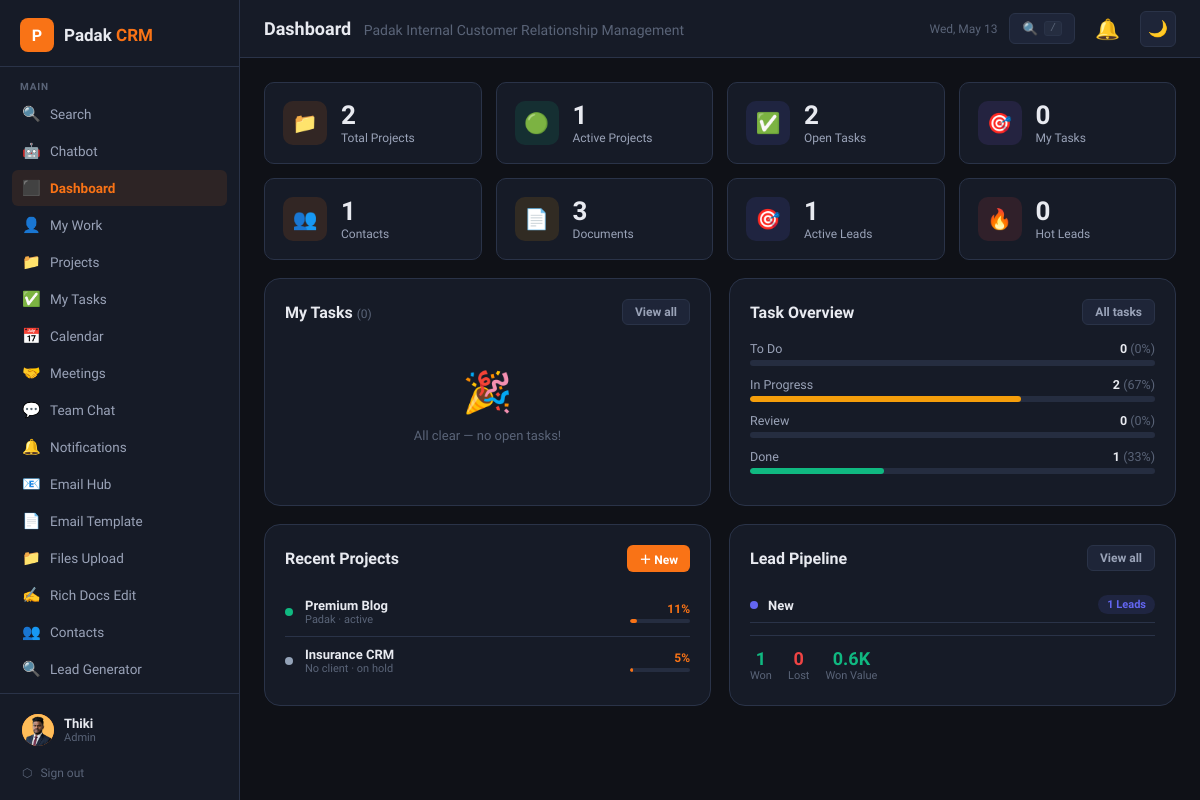
The app's page /dashboard.php (signed in) with its own data.
### tables this page shows
CREATE TABLE `projects` (
  `id` int(11) NOT NULL,
  `title` varchar(200) NOT NULL,
  `description` text DEFAULT NULL,
  `contact_id` int(11) DEFAULT NULL,
  `status` enum('planning','active','on_hold','completed','cancelled') DEFAULT 'planning',
  `priority` enum('low','medium','high','urgent') DEFAULT 'medium',
  `start_date` date DEFAULT NULL,
  `due_date` date DEFAULT NULL,
  `budget` decimal(12,2) DEFAULT NULL,
  `currency` varchar(10) DEFAULT 'LKR',
  `progress` int(11) DEFAULT 0,
  `created_by` int(11) NOT NULL,
  `created_at` datetime DEFAULT current_timestamp(),
  `updated_at` datetime DEFAULT current_timestamp() ON UPDATE current_timestamp()
);

CREATE TABLE `contacts` (
  `id` int(11) NOT NULL,
  `name` varchar(150) NOT NULL,
  `company` varchar(150) DEFAULT NULL,
  `email` varchar(150) DEFAULT NULL,
  `phone` varchar(50) DEFAULT NULL,
  `address` text DEFAULT NULL,
  `type` enum('client','lead','partner','vendor') DEFAULT 'lead',
  `status` enum('active','inactive','prospect') DEFAULT 'prospect',
  `notes` text DEFAULT NULL,
  `assigned_to` int(11) DEFAULT NULL,
  `created_by` int(11) NOT NULL,
  `created_at` datetime DEFAULT current_timestamp(),
  `updated_at` datetime DEFAULT current_timestamp() ON UPDATE current_timestamp()
);

### config.php (called while the page is built, shortened)
<?php
function currentUser(): array {
    return [
        'id'   => $_SESSION['crm_user_id'] ?? 0,
        'name' => $_SESSION['crm_name'] ?? '',
        'role' => $_SESSION['crm_role'] ?? '',
        'email'=> $_SESSION['crm_email'] ?? '',
        'avatar'=> $_SESSION['crm_avatar'] ?? null,
    ];
}
function isManager(): bool { return in_array($_SESSION['crm_role'] ?? '', ['admin','manager']); }
function h(string $s): string { return htmlspecialchars($s, ENT_QUOTES, 'UTF-8'); }
function statusColor(string $status): string {
    return match($status) {
        'active','done','completed' => '#10b981',
        'planning','todo' => '#6366f1',
        'in_progress' => '#f59e0b',
        'review' => '#8b5cf6',
        'on_hold' => '#94a3b8',
        'cancelled','inactive' => '#ef4444',
        'prospect','lead' => '#f97316',
        'client' => '#10b981',
        'partner' => '#6366f1',
        'urgent','high' => '#ef4444',
        'medium' => '#f59e0b',
        'low' => '#10b981',
        default => '#94a3b8'
    };
}

### dashboard.php (the view, shortened to what this page needs)
<?php
require_once 'config.php';
require_once 'includes/layout.php';
$user = currentUser();
$db   = getCRMDB();
$uid  = (int)$user['id'];
$s = [];
$s['projects']  = $db->query("SELECT COUNT(*) FROM projects WHERE status NOT IN ('cancelled')")->fetch_row()[0];
$s['active_p']  = $db->query("SELECT COUNT(*) FROM projects WHERE status='active'")->fetch_row()[0];
$s['open_tasks']= $db->query("SELECT COUNT(*) FROM tasks WHERE status!='done'")->fetch_row()[0];
$s['my_tasks']  = $db->query("SELECT COUNT(*) FROM tasks WHERE assigned_to=$uid AND status!='done'")->fetch_row()[0];
$s['contacts']  = $db->query("SELECT COUNT(*) FROM contacts")->fetch_row()[0];
$s['docs']      = $db->query("SELECT COUNT(*) FROM documents")->fetch_row()[0] + $db->query("SELECT COUNT(*) FROM rich_docs")->fetch_row()[0];
if (isManager()) {
    $s['leads']      = $db->query("SELECT COUNT(*) FROM leads WHERE stage NOT IN ('won','lost')")->fetch_row()[0];
    $s['hot_leads']  = $db->query("SELECT COUNT(*) FROM leads WHERE stage IN ('proposal','negotiation')")->fetch_row()[0];
}
$my_tasks = $db->query("
    SELECT t.*, p.title AS proj_title FROM tasks t
    LEFT JOIN projects p ON p.id=t.project_id
    WHERE t.assigned_to=$uid AND t.status!='done'
    ORDER BY FIELD(t.priority,'urgent','high','medium','low'), t.due_date ASC
    LIMIT 8
")->fetch_all(MYSQLI_ASSOC);
$task_rows = $db->query("SELECT status, COUNT(*) AS cnt FROM tasks GROUP BY status")->fetch_all(MYSQLI_ASSOC);
$tcounts = ['todo'=>0,'in_progress'=>0,'review'=>0,'done'=>0];
foreach ($task_rows as $r) $tcounts[$r['status']] = (int)$r['cnt'];
$total_t = array_sum($tcounts);
$projects = $db->query("
    SELECT p.*, c.name AS client_name,
        (SELECT COUNT(*) FROM tasks WHERE project_id=p.id AND status='done') AS done_tasks,
        (SELECT COUNT(*) FROM tasks WHERE project_id=p.id) AS total_tasks,
        p.progress
    FROM projects p
    LEFT JOIN contacts c ON c.id=p.contact_id
    ORDER BY p.updated_at DESC LIMIT 5
")->fetch_all(MYSQLI_ASSOC);
$pipeline = [];
if (isManager()) {
    $pipeline = $db->query("
        SELECT stage, COUNT(*) AS cnt, COALESCE(SUM(budget_est),0) AS val
        FROM leads WHERE stage NOT IN ('won','lost')
        GROUP BY stage ORDER BY FIELD(stage,'new','contacted','qualified','proposal','negotiation')
    ")->fetch_all(MYSQLI_ASSOC);
}
?>
<?php
$kpis = [
    ['📁','Total Projects', $s['projects'],     'rgba(249,115,22,.12)',  'projects.php'],
    ['🟢','Active Projects',$s['active_p'],     'rgba(16,185,129,.12)',  'projects.php?status=active'],
    ['✅','Open Tasks',      $s['open_tasks'],   'rgba(99,102,241,.12)',  'tasks.php'],
    ['🎯','My Tasks',        $s['my_tasks'],     'rgba(139,92,246,.12)',  'tasks.php?assigned=me'],
    ['👥','Contacts',        $s['contacts'],     'rgba(249,115,22,.12)',  'contacts.php'],
    ['📄','Documents',       $s['docs'],         'rgba(245,158,11,.12)',  'documents.php'],
];
if (isManager()) {
    $kpis[] = ['🎯','Active Leads',  $s['leads'],         'rgba(99,102,241,.12)',  'leads.php'];
    $kpis[] = ['🔥','Hot Leads',     $s['hot_leads'],     'rgba(239,68,68,.12)',   'leads.php?stage=proposal'];
}
?>
<div class="stats-grid" style="margin-bottom:18px">
  <?php foreach ($kpis as [$icon,$lbl,$val,$bg,$href]): ?>
  <a href="<?= $href ?>" style="text-decoration:none">
    <div class="stat-card" style="cursor:pointer;transition:border-color .15s" onmouseover="this.style.borderColor='var(--border2)'" onmouseout="this.style.borderColor='var(--border)'">
      <div class="stat-icon" style="background:<?= $bg ?>"><?= $icon ?></div>
      <div>
        <div class="stat-val"><?= $val ?></div>
        <div class="stat-lbl"><?= $lbl ?></div>
      </div>
    </div>
  </a>
  <?php endforeach; ?>
</div>
<div class="db-grid">
  <div class="card">
    <div class="card-header">
      <div class="card-title">My Tasks <span style="font-size:12px;color:var(--text3);font-weight:400">(<?= count($my_tasks) ?>)</span></div>
      <a href="tasks.php?assigned=me" class="btn btn-ghost btn-sm">View all</a>
    </div>
    <?php if (empty($my_tasks)): ?>
      <div class="empty-state" style="padding:28px 20px"><div class="icon">🎉</div><p>All clear — no open tasks!</p></div>
    <?php endif; ?>
  </div>
  <div class="card">
    <div class="card-header">
      <div class="card-title">Task Overview</div>
      <a href="tasks.php" class="btn btn-ghost btn-sm">All tasks</a>
    </div>
    <?php
    $tc_labels = ['todo'=>'To Do','in_progress'=>'In Progress','review'=>'Review','done'=>'Done'];
    $tc_colors = ['todo'=>'#6366f1','in_progress'=>'#f59e0b','review'=>'#8b5cf6','done'=>'#10b981'];
    foreach ($tcounts as $k=>$v):
      $pct = $total_t > 0 ? round($v/$total_t*100) : 0;
    ?>
    <div style="margin-bottom:11px">
      <div style="display:flex;justify-content:space-between;margin-bottom:4px">
        <span style="font-size:12.5px;color:var(--text2)"><?= $tc_labels[$k] ?></span>
        <span style="font-size:12.5px;font-weight:600;color:var(--text)"><?= $v ?> <span style="color:var(--text3);font-weight:400">(<?= $pct ?>%)</span></span>
      </div>
      <div class="progress-bar">
        <div class="progress-fill" style="width:<?= $pct ?>%;background:<?= $tc_colors[$k] ?>"></div>
      </div>
    </div>
    <?php endforeach; ?>
  </div>
</div>
<div class="db-grid">
  <div class="card">
    <div class="card-header">
      <div class="card-title">Recent Projects</div>
      <a href="projects.php" class="btn btn-primary btn-sm">＋ New</a>
    </div>
    <?php if (empty($projects)): ?>
      <div class="empty-state" style="padding:28px 20px"><div class="icon">📁</div><p>No projects yet.</p></div>
    <?php else: ?>
      <?php foreach ($projects as $p):
        $prog = (int)$p['progress'];
        $sc   = statusColor($p['status']);
        $pcol = $prog >= 75 ? '#10b981' : ($prog >= 40 ? '#f59e0b' : '#f97316');
      ?>
      <div class="proj-row" onclick="location.href='projects.php?view=<?= $p['id'] ?>'" style="cursor:pointer">
        <div style="width:8px;height:8px;border-radius:50%;background:<?= $sc ?>;flex-shrink:0"></div>
        <div style="flex:1;min-width:0">
          <div style="font-size:13px;font-weight:600;color:var(--text);white-space:nowrap;overflow:hidden;text-overflow:ellipsis"><?= h($p['title']) ?></div>
          <div style="font-size:11px;color:var(--text3)"><?= h($p['client_name']??'No client') ?> · <?= h(str_replace('_',' ',$p['status'])) ?></div>
        </div>
        <div style="text-align:right;flex-shrink:0">
          <div style="font-size:12px;font-weight:700;color:<?= $pcol ?>"><?= $prog ?>%</div>
          <div style="width:60px;height:4px;background:var(--bg4);border-radius:99px;overflow:hidden;margin-top:3px">
            <div style="height:100%;width:<?= $prog ?>%;background:<?= $pcol ?>;border-radius:99px"></div>
          </div>
        </div>
      </div>
      <?php endforeach; ?>
    <?php endif; ?>
  </div>
  <?php if (isManager() && !empty($pipeline)): ?>
  <div class="card">
    <div class="card-header">
      <div class="card-title">Lead Pipeline</div>
      <a href="leads.php" class="btn btn-ghost btn-sm">View all</a>
    </div>
    <?php
    $stage_labels = ['new'=>'New','contacted'=>'Contacted','qualified'=>'Qualified','proposal'=>'Proposal','negotiation'=>'Negotiation'];
    $stage_colors = ['new'=>'#6366f1','contacted'=>'#f59e0b','qualified'=>'#8b5cf6','proposal'=>'#f97316','negotiation'=>'#14b8a6'];
    foreach ($pipeline as $pl):
      $sc2 = $stage_colors[$pl['stage']] ?? '#94a3b8';
      $sl  = $stage_labels[$pl['stage']] ?? ucfirst($pl['stage']);
    ?>
    <div class="pipe-row">
      <div style="width:8px;height:8px;border-radius:50%;background:<?= $sc2 ?>;flex-shrink:0"></div>
      <div style="flex:1">
        <span style="font-size:13px;font-weight:600;color:var(--text)"><?= $sl ?></span>
      </div>
      <span class="badge" style="background:<?= $sc2 ?>20;color:<?= $sc2 ?>"><?= $pl['cnt'] ?> leads</span>
    </div>
    <?php endforeach; ?>
    <?php
    $won  = $db->query("SELECT COUNT(*),COALESCE(SUM(budget_est),0) FROM leads WHERE stage='won'")->fetch_row();
    $lost = $db->query("SELECT COUNT(*) FROM leads WHERE stage='lost'")->fetch_row()[0];
    ?>
    <div style="margin-top:12px;padding-top:12px;border-top:1px solid var(--border);display:flex;gap:16px">
      <div style="text-align:center">
        <div style="font-size:18px;font-weight:700;color:var(--green)"><?= $won[0] ?></div>
        <div style="font-size:11px;color:var(--text3)">Won</div>
      </div>
      <div style="text-align:center">
        <div style="font-size:18px;font-weight:700;color:var(--red)"><?= $lost ?></div>
        <div style="font-size:11px;color:var(--text3)">Lost</div>
      </div>
      <?php if ($won[1] > 0): ?>
      <div style="text-align:center">
        <div style="font-size:18px;font-weight:700;color:var(--green)"><?= number_format($won[1]/1000,1) ?>K</div>
        <div style="font-size:11px;color:var(--text3)">Won Value</div>
      </div>
      <?php endif; ?>
    </div>
  </div>
  <?php endif; ?>
</div>

### includes/layout.php (style rules this page uses)
*,*::before,*::after { box-sizing:border-box;margin:0;padding:0 }
:root,[data-theme="dark"] { --bg:#0f1117;--bg2:#161b27;--bg3:#1e2538;--bg4:#252d40; --border:#2a3348;--border2:#3a4560; --text:#e8eaf0;--text2:#9aa3b8;--text3:#5a6478; --orange:#f97316;--orange-dim:#7c3810;--orange-bg:rgba(249,115,22,0.1); --green:#10b981;--red:#ef4444;--blue:#6366f1;--yellow:#f59e0b;--purple:#8b5cf6; --radius:10px;--radius-sm:6px;--radius-lg:16px; --shadow:0 1px 4px rgba(0,0,0,.4);--shadow-lg:0 8px 30px rgba(0,0,0,.5); --sidebar-w:240px;--header-h:58px; --font:'Plus Jakarta Sans',sans-serif;--font-display:'Bricolage Grotesque',sans-serif; --modal-overlay:rgba(0,0,0,.65); --tr-hover:rgba(255,255,255,.02); }
html { font-size:14px;scroll-behavior:smooth }
body { font-family:var(--font);background:var(--bg);color:var(--text);min-height:100vh;display:flex;overflow-x:hidden;transition:background .2s,color .2s }
a { color:inherit;text-decoration:none }
.btn { display:inline-flex;align-items:center;gap:7px;padding:8px 16px;border-radius:var(--radius-sm);font-size:13px;font-weight:600;border:none;transition:opacity .15s,transform .1s;cursor:pointer }
.btn-primary { background:var(--orange);color:#fff }
.btn-ghost { background:var(--bg3);color:var(--text2);border:1px solid var(--border) }
.btn-sm { padding:5px 12px;font-size:12px }
.card { background:var(--bg2);border:1px solid var(--border);border-radius:var(--radius-lg);padding:20px;transition:background .2s,border-color .2s }
.card-header { display:flex;align-items:center;justify-content:space-between;margin-bottom:16px;gap:12px }
.card-title { font-family:var(--font-display);font-weight:700;font-size:16px }
.stats-grid { display:grid;grid-template-columns:repeat(auto-fit,minmax(180px,1fr));gap:14px;margin-bottom:22px }
.stat-card { background:var(--bg2);border:1px solid var(--border);border-radius:var(--radius);padding:18px;display:flex;align-items:center;gap:14px;transition:background .2s,border-color .2s }
.stat-icon { width:44px;height:44px;border-radius:10px;display:flex;align-items:center;justify-content:center;font-size:20px;flex-shrink:0 }
.stat-val { font-family:var(--font-display);font-weight:700;font-size:26px;line-height:1 }
.stat-lbl { font-size:12px;color:var(--text2);margin-top:3px }
.badge { display:inline-flex;align-items:center;gap:4px;padding:3px 9px;border-radius:99px;font-size:11px;font-weight:600;text-transform:capitalize }
.empty-state { text-align:center;padding:48px 20px;color:var(--text3) }
.empty-state .icon { font-size:40px;margin-bottom:12px }
.empty-state p { font-size:13px }
.progress-bar { height:6px;background:var(--bg4);border-radius:99px;overflow:hidden }
.progress-fill { height:100%;border-radius:99px;background:var(--orange);transition:width .3s }

### dashboard.php (style rules this page uses)
.db-grid { display:grid;grid-template-columns:1fr 1fr;gap:18px;margin-bottom:18px }
.proj-row { display:flex;align-items:center;gap:12px;padding:10px 0;border-bottom:1px solid var(--border) }
.proj-row:last-child { border-bottom:none }
.pipe-row { display:flex;align-items:center;gap:10px;padding:8px 0;border-bottom:1px solid var(--border) }

### records on screen
projects: title "Premium Blog", contact.name "Padak", status "active", progress "11"
projects: title "Insurance CRM", client_name "No client", status "on hold", progress "5"

### other values on screen
$user['name'] "Thiki"
$user['role'] "Admin"
$pageTitle "Dashboard"
SITE_NAME "Padak Internal Customer Relationship Management"
$icon "📁"
$val "2"
$lbl "Total Projects"
$icon "🟢"
$val "1"
$lbl "Active Projects"
$icon "✅"
$lbl "Open Tasks"
$icon "🎯"
$val "0"
$lbl "My Tasks"
